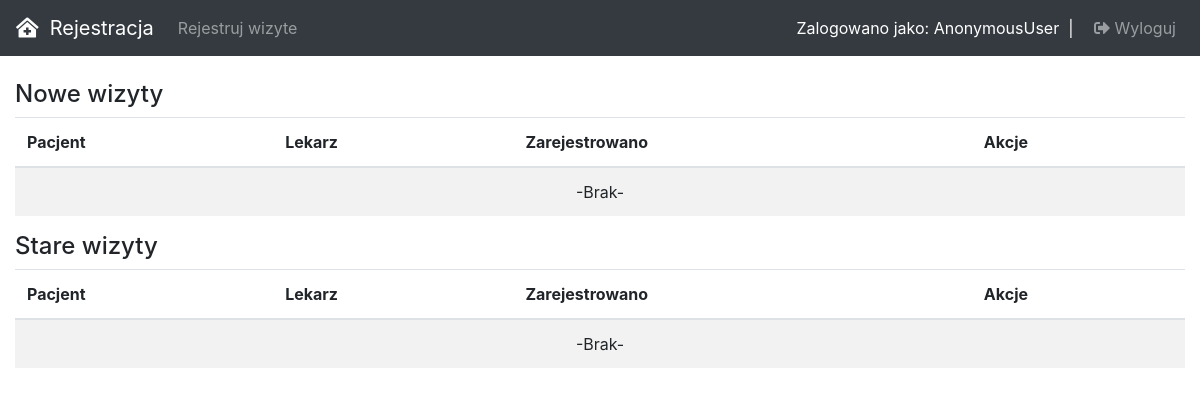
The page /przychodnia/rejestratorka/ on the database as committed earlier.
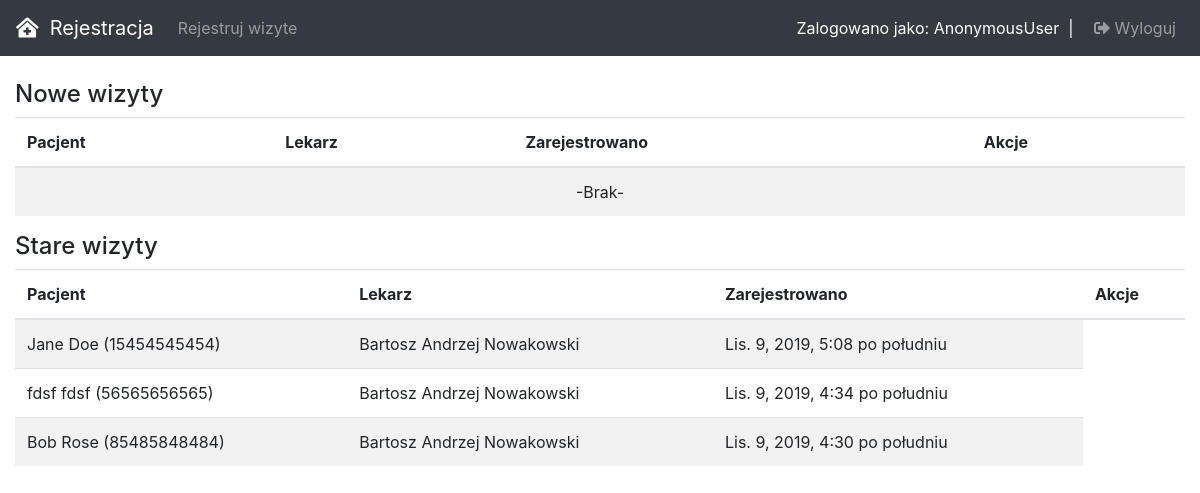
The same page on the database as committed later.
### przychodnia_wizyta/models.py (models this page shows)
class Wizyta(models.Model):
    STATUS = (
        ("REJ", "Zarejestrowana"),
        ("ZAK", "Zakończona"),
        ("ANUL", "Anulowana")
    )
    opis = models.TextField()
    diagnoza = models.TextField()
    status = models.CharField(null=False, choices=STATUS, max_length=4, default="REJ")
    dt_rej = models.DateTimeField(auto_now_add=True)
    dt_zak_anul = models.DateTimeField(null=True)
    pacjent = models.ForeignKey(Pacjent, on_delete=models.PROTECT)
    rejestratorka = models.ForeignKey(Rejestratorka, on_delete=models.PROTECT)
    lekarz = models.ForeignKey(Lekarz, on_delete=models.PROTECT)
    wizyty = WizytaManager()
    class Meta:
        ordering = ["-dt_rej"]
        verbose_name_plural = "Wizyty"

### przychodnia_pacjent/models.py (models this page shows)
class Pacjent(models.Model):
    adres = models.ForeignKey(Adres, on_delete=models.PROTECT)
    imie = models.CharField("Imie", max_length=32)
    nazwisko = models.CharField("Nazwisko", max_length=32)
    pesel = models.CharField("PESEL", max_length=11, unique=True)
    def __str__(self):
        return "%s %s (%s)" % (self.imie, self.nazwisko, self.pesel)
    class Meta:
        verbose_name_plural = "Pacjenci"

### przychodnia_app/models.py (models this page shows)
class Lekarz(CommonProfileModel):
    user = models.OneToOneField(User, on_delete=models.PROTECT)
    role = models.CharField(max_length=16, default="LEKARZ", editable=False)
    npwz = models.CharField("NPWZ", max_length=7, unique=True)
    class Meta:
        verbose_name_plural = "Lekarze"

### przychodnia_app/views.py (the view)
class RejestratorkaDashboard(View):
    template_name = "przychodnia_app/rejestratorka-dashboard.html"
    def get(self, request):
        context = {
            "nowe_wizyty": Wizyta.wizyty.get_new(),
            "stare_wizyty": Wizyta.wizyty.get_old(),
        }
        return render(request, self.template_name, context)

### common/models.py (called while the page is built)
    def __str__(self):
        return "%s %s" % (self.imie, self.nazwisko)

### przychodnia_wizyta/models.py (called while the page is built)
    def get_old(self):
        return self.filter(
            Q(status='REJ') & Q(dt_rej__lte=timezone.now() - timedelta(hours=12)))

    def get_new(self):
        return self.filter(
            Q(status='REJ') & Q(dt_rej__gte=timezone.now() - timedelta(hours=12)))

    def get_queryset(self):
        return WizytaQuerySet(self.model, using=self._db)

    def get_old(self):
        return self.get_queryset().get_old()

    def get_new(self):
        return self.get_queryset().get_new()

### przychodnia_app/templates/przychodnia_app/rejestratorka-dashboard.html (shortened to what this page needs)
{% extends 'przychodnia_app/extend/base_rejestratorka.html' %}
{% block content %}
<h4 class="mt-4">Nowe wizyty</h4>
<table class="table table-striped">
  <thead>
    <tr>
      <th scope="col">Pacjent</th>
      <th scope="col">Lekarz</th>
      <th scope="col">Zarejestrowano</th>
      <th scope="col">Akcje</th>
    </tr>
  </thead>
  <tbody>
    {% for wizyta in nowe_wizyty %}
    <tr>
      <td>{{wizyta.pacjent}}</td>
      <td>{{wizyta.lekarz}}</td>
      <td>{{wizyta.dt_rej}}</td>
      <td>
        <a class="btn btn-primary" href="#" role="button" data-toggle="tooltip" data-placement="bottom" title="Pokaż szczegóły">
          <i class="far fa-eye"></i>
        </a>
        <a class="btn btn-danger" href="#" role="button" data-toggle="tooltip" data-placement="bottom" title="Anuluj wizyte">
          <i class="fas fa-ban"></i>
        </a>
      </td>
    </tr>
    {% empty %}
    <tr>
      <td colspan="4" class="text-center">
        -Brak-
      </td>
    </tr>
    {% endfor %}
  </tbody>
</table>
<h4>Stare wizyty</h4>
<table class="table table-striped">
  <thead>
    <tr>
      <th scope="col">Pacjent</th>
      <th scope="col">Lekarz</th>
      <th scope="col">Zarejestrowano</th>
      <th scope="col">Akcje</th>
    </tr>
  </thead>
  <tbody>
    {% for wizyta in stare_wizyty %}
    <tr>
      <td>{{wizyta.pacjent}}</td>
      <td>{{wizyta.lekarz}}</td>
      <td>{{wizyta.dt_rej}}</td>
    </tr>
    {% empty %}
    <tr>
      <td colspan="4" class="text-center">
        -Brak-
      </td>
    </tr>
    {% endfor %}
  </tbody>
</table>
{% endblock %}

### przychodnia_app/templates/przychodnia_app/extend/base_rejestratorka.html (shortened to what this page needs)
{% extends 'przychodnia_app/extend/base.html' %}
{% block navbar %}
<nav class="navbar navbar-expand-lg navbar-dark bg-dark">
  <a class="navbar-brand" href="{% url 'przychodnia_app:rejestratorka-dashboard' %}">
    <i class="fas fa-clinic-medical"></i>
    &nbsp;Rejestracja
  </a>
  <div class="collapse navbar-collapse" id="navbarSupportedContent">
    <ul class="navbar-nav mr-auto">
      <li class="nav-item">
        <a class="nav-link" href="{% url 'przychodnia_app:rejestratorka-rejestruj-wizyte' %}">
          Rejestruj wizyte
      </li>
    </ul>
    <ul class="navbar-nav ml-auto">
      <li class="nav-item">
        <a class="nav-link text-white">
          Zalogowano jako: {{user}} &nbsp;|&nbsp;
      </li>
      <li class="nav-item">
        <a class="nav-link" href="{% url 'common:logout' %}">
          <i class="fas fa-sign-out-alt"></i>&nbsp;Wyloguj
          <a>
      </li>
    </ul>
  </div>
</nav>
{% endblock %}
{% block child_content %}
<div class="row">
  <div class="col-12">
    {% block content %}{% endblock %}
  </div>
</div>
{% endblock %}

### przychodnia_app/templates/przychodnia_app/extend/base.html (shortened to what this page needs)
{% load staticfiles %}
<!DOCTYPE html>
<html lang="en" dir="ltr">
  <head>
    <link rel="stylesheet" href="{% static 'css/bootstrap.min.css' %}">
    <link rel="stylesheet" href="{% static 'css/fontawesome.min.css' %}">
    <link rel="stylesheet" href="{% static 'css/select2.min.css' %}">
  </head>
  <body>
    {% block navbar %}{% endblock %}
    <div class="container-fluid wrapper">
      {% block child_content %}{% endblock %}
    </div>
  </body>
</html>

Rows that differ between the two databases and show on the page:
added Wizyta: pacjent "Jane Doe (15454545454)", lekarz "Bartosz Andrzej Nowakowski", dt_rej "Lis. 9, 2019, 5:08 po południu"
added Wizyta: pacjent "fdsf fdsf (56565656565)", lekarz "Bartosz Andrzej Nowakowski", dt_rej "Lis. 9, 2019, 4:34 po południu"
added Wizyta: pacjent "Bob Rose (85485848484)", lekarz "Bartosz Andrzej Nowakowski", dt_rej "Lis. 9, 2019, 4:30 po południu"
Other text that changed with them:
text no longer shown: "-Brak-"
